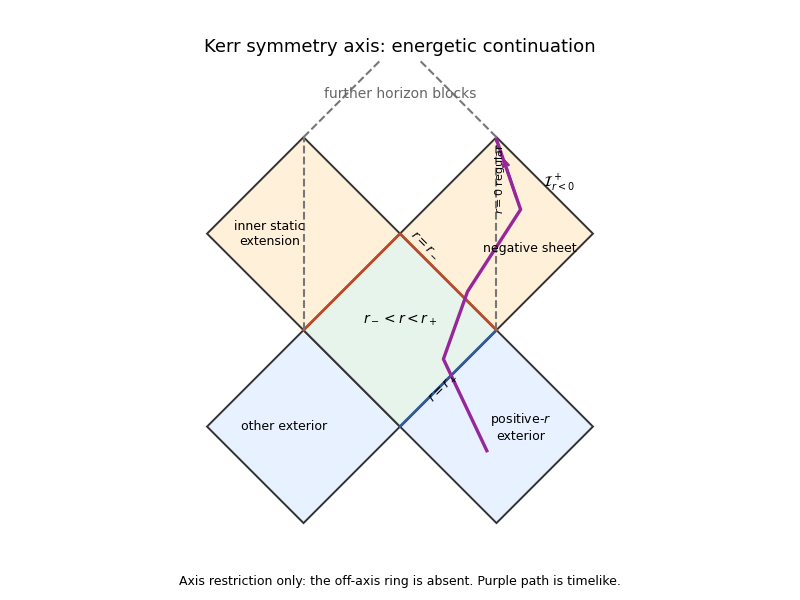

Source code (Python):
"""Original schematic for Paper 58. Python 3.14; root matplotlib/numpy dependencies.
Caller supplies MPLCONFIGDIR; output is this script's basename PNG in cwd only.
"""
from pathlib import Path
import os
if not os.environ.get("MPLCONFIGDIR"):
    raise RuntimeError("Set MPLCONFIGDIR to a caller-owned writable cache directory")
import matplotlib
matplotlib.use("Agg")
import matplotlib.pyplot as plt
from matplotlib.patches import Polygon
import numpy as np
plt.rcParams.update({"font.size": 10, "axes.titlesize": 13})
fig,ax=plt.subplots(figsize=(8,6),facecolor="white")
def poly(points, color="white", edge="#333333", alpha=1):
    ax.add_patch(Polygon(points, closed=True, facecolor=color, edgecolor=edge, lw=1.4, alpha=alpha))
def line(points, color="#333333", style="-", lw=1.5):
    xs,ys=zip(*points);ax.plot(xs,ys,color=color,ls=style,lw=lw)
def label(x,y,s,**kw): ax.text(x,y,s,ha="center",va="center",**kw)
poly([(0,0),(2,2),(4,0),(2,-2)],"#e8f1ff")
poly([(0,0),(-2,2),(-4,0),(-2,-2)],"#e8f1ff")
poly([(0,0),(2,2),(0,4),(-2,2)],"#e6f4eb")
poly([(0,4),(2,6),(4,4),(2,2)],"#fff0d9")
poly([(0,4),(-2,6),(-4,4),(-2,2)],"#fff0d9")
line([(0,0),(2,2)],"#315b9b",lw=2)
line([(-2,2),(0,4),(2,2)],"#bb4b2a",lw=2)
line([(2,2),(2,6)],"#777777","--")
line([(-2,2),(-2,6)],"#777777","--")
line([(-2,6),(0,8),(2,6)],"#777777","--")
pts=[(1.8,-.5),(.9,1.4),(1.4,2.8),(2.5,4.5),(2,5.95)]
line(pts,"#97269a",lw=2.4)
ax.annotate("",xy=(2.12,5.63),xytext=(2.42,4.72),arrowprops={"arrowstyle":"->","color":"#97269a","lw":2})
label(2.5,0,"positive-$r$\nexterior",fontsize=9)
label(-2.4,0,"other exterior",fontsize=9)
label(0,2.2,"$r_-<r<r_+$")
label(2.7,3.7,"negative sheet",fontsize=9)
label(-2.7,4,"inner static\nextension",fontsize=9)
label(.55,3.8,r"$r=r_-$",rotation=-45,fontsize=9)
label(.9,.8,r"$r=r_+$",rotation=45,fontsize=9)
label(2.07,5.15,"$r=0$ regular",rotation=90,fontsize=8)
label(3.3,5.05,r"$\mathcal{I}^+_{r<0}$",fontsize=10)
label(0,6.9,"further horizon blocks",color="#666666")
ax.set_xlim(-4.7,4.7);ax.set_ylim(-2.6,7.6);ax.set_aspect("equal");ax.axis("off")
ax.set_title("Kerr symmetry axis: energetic continuation")
fig.subplots_adjust(left=.04,right=.96,top=.90,bottom=.08)
fig.text(.5,.025,"Axis restriction only: the off-axis ring is absent. Purple path is timelike.",ha="center",fontsize=9)
fig.savefig(Path.cwd() / (Path(__file__).stem + ".png"), dpi=100, facecolor="white", transparent=False)
plt.close(fig)
